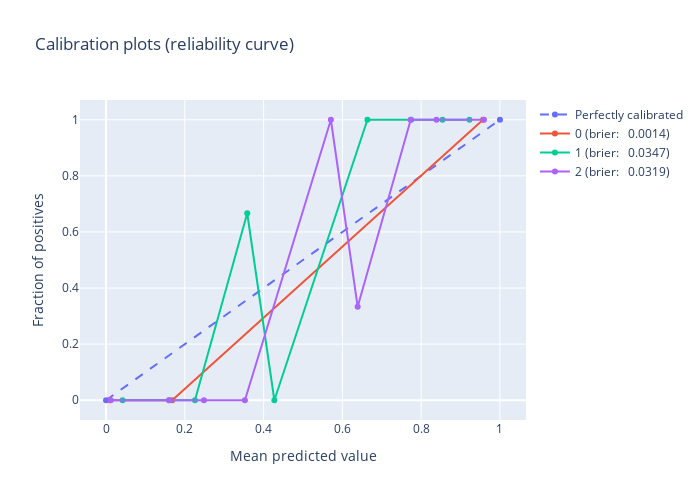

The notebook cell saved with this chart:
### Code cell
check = CalibrationScore()
check.run(ds, clf)

### Figure 1 — Plotly figure (JSON) as saved in the notebook; plotly's stock layout.template omitted (floating-point values rounded to 4 significant figures)
{"data": [{"line": {"dash": "dash", "width": 2}, "name": "Perfectly calibrated", "type": "scatter", "x": [0, 1], "y": [0, 1]}, {"mode": "lines+markers", "name": "0 (brier:   0.0014)", "type": "scatter", "x": [0.009787, 0.1679, 0.9571], "y": [0, 0, 1]}, {"mode": "lines+markers", "name": "1 (brier:   0.0347)", "type": "scatter", "x": [0.04204, 0.1607, 0.2257, 0.3584, 0.4273, 0.6635, 0.7744, 0.8543, 0.9225], "y": [0, 0, 0, 0.6667, 0, 1, 1, 1, 1]}, {"mode": "lines+markers", "name": "2 (brier:   0.0319)", "type": "scatter", "x": [0.01217, 0.1594, 0.2484, 0.3525, 0.5708, 0.6388, 0.7735, 0.8389, 0.9595], "y": [0, 0, 0, 0, 1, 0.3333, 1, 1, 1]}], "layout": {"height": 500, "title": {"text": "Calibration plots (reliability curve)"}, "width": 700, "xaxis": {"title": {"text": "Mean predicted value"}}, "yaxis": {"title": {"text": "Fraction of positives"}}}}
